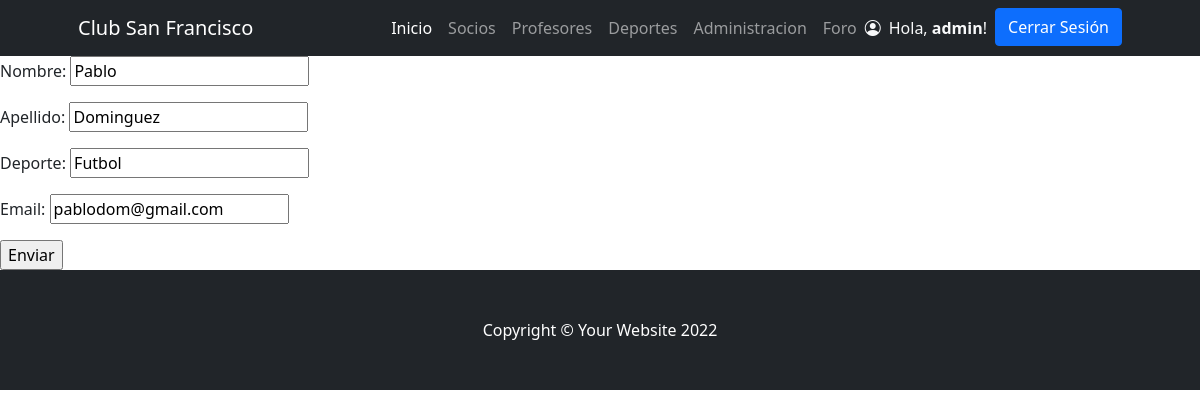
The app's page /PrimeraEntregaFinalApp/editar_profesor/1/ (signed in) with its own data.
### PrimeraEntregaFinalApp/models.py (models this page shows)
class Profesor(models.Model):
    nombre = models.CharField(max_length=20)
    apellido = models.CharField(max_length=30)
    deporte = models.CharField(max_length=30)
    email = models.EmailField()

### PrimeraEntregaFinalApp/views.py (the view, shortened to what this page needs)
# urls.py: path('editar_profesor/<profesor_id>/', views.editar_profesor, name="editar_profesor"),
@staff_member_required
def editar_profesor(request, profesor_id):
    profesor = Profesor.objects.get(id=profesor_id)
    formulario = NuevoProfesor(initial={"nombre":profesor.nombre, "apellido":profesor.apellido, "deporte": profesor.deporte, "email": profesor.email})
    return render(request,"PrimeraEntregaFinalApp/profesor_form.html",{"form":formulario})

### PrimeraEntregaFinalApp/forms.py
class NuevoProfesor(forms.Form):
    nombre = forms.CharField(max_length=30,label="Nombre")   #cambiar
    apellido = forms.CharField(max_length=30,label="Apellido")
    deporte = forms.CharField(max_length=30,label="Deporte")
    email = forms.EmailField(label="Email")

### PrimeraEntregaFinalApp/templates/PrimeraEntregaFinalApp/profesor_form.html (shortened to what this page needs)
{%extends 'base.html'%}
{%load static%}
{%block contenidoPagina%}
<!DOCTYPE html>
<html lang="en">
<head>
</head>
<body>
    <form action="" method="post">
        {{ form.as_p }}
        <input type="submit" value="Enviar">
    </form>
</body>
</html>
{%endblock%}

### PrimeraEntregaFinalApp/templates/PrimeraEntregaFinalApp/base.html (shortened to what this page needs)
{% load static %}
<!DOCTYPE html>
<html lang="es">
    <head>
        <link rel="stylesheet" href="https://cdn.jsdelivr.net/npm/bootstrap-icons@1.8.3/font/bootstrap-icons.css">
        <link href="{% static 'css/styles.css' %}" rel="stylesheet" />
    </head>
    <body>
        <nav class="navbar navbar-expand-lg navbar-dark bg-dark">
            <div class="container px-5">
                <a class="navbar-brand" href="{% url 'inicio' %}">Club San Francisco</a>
                <div class="collapse navbar-collapse" id="navbarSupportedContent">
                    <ul class="navbar-nav ms-auto mb-2 mb-lg-0">
                        <li class="nav-item"><a class="nav-link active" aria-current="page" href="{% url 'inicio' %}">Inicio</a></li>
                        {% if user.is_authenticated %}
                            {% if user.is_staff %}
                                <li class="nav-item"><a class="nav-link" href="{% url 'socios' %}">Socios</a></li>
                            {% endif %}
                        {% endif %}
                        <li class="nav-item"><a class="nav-link" href="{% url 'profesores' %}">Profesores</a></li>
                        <li class="nav-item"><a class="nav-link" href="{% url 'deportes' %}">Deportes</a></li>
                        {% if user.is_authenticated %}
                            <li class="nav-item"><a class="nav-link" href="{% url 'administracion' %}">Administracion</a></li>
                            <li class="nav-item"><a class="nav-link" href="{% url 'foro' %}">Foro</a></li>
                        {% endif %}
                        {% if user.is_authenticated %}
                            {% if user.avatar.imagen.url %}
                                <img class="rounded" src="{{ user.avatar.imagen.url }}" alt="" srcset="" style="height: 40px;">
                            {% else %}
                                <i class="bi bi-person-circle text-light my-2"></i>
                            {% endif %}
                            <li class="nav-item"><p class="text-light my-2 mx-2"> Hola, <b>{{user.username}}</b>!</p></li>
                            <li class="nav-item"><a class="btn btn-primary" href="{% url 'logout' %}">Cerrar Sesión</a></li>
                        {% else %}
                            <li class="nav-item"><a class="btn btn-primary mx-2" href="{% url 'login' %}">Iniciar Sesión</a></li>
                            <li class="nav-item"><a class="btn btn-outline-primary" href="{% url 'register' %}">Registrarse</a></li>
                        {% endif %}
                    </ul>
                </div>
            </div>
        </nav>
        {% block contenidoPagina %}
        {% endblock %}
        <footer class="py-5 bg-dark footer">
            <div class="container px-5"><p class="m-0 text-center text-white">Copyright &copy; Your Website 2022</p></div>
        </footer>
    </body>
</html>

### records on screen
Profesor: nombre "Pablo", apellido "Dominguez", deporte "Futbol", email "pablodom@gmail.com"

### other values on screen
{{ user.username }} "admin"
